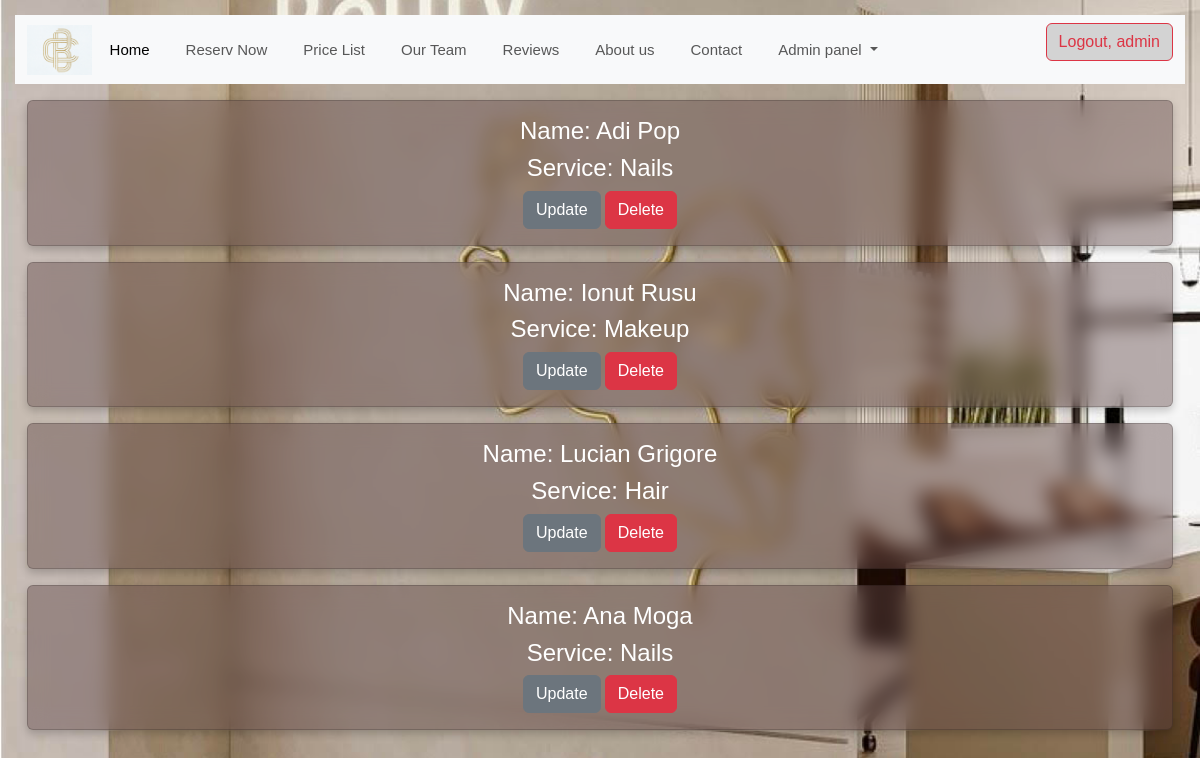
Page /stylist-service-list/ (signed in) on the committed database.
### reservation/models.py (models this page shows, shortened)
class StylistService(models.Model):
    stylist = models.ForeignKey(Stylist, on_delete=models.CASCADE)
    service = models.ForeignKey(Service, on_delete=models.CASCADE)

class Stylist(models.Model):
    name = models.CharField(max_length=255)
    email = models.EmailField(max_length=50)
    description = models.TextField()
    active = models.BooleanField(default=True)
    profile = models.ImageField(null=True, blank=True, upload_to="stylist_profile/")
    def __str__(self):
        return self.name

class Service(models.Model):
    name = models.CharField(max_length=255)
    duration = models.DurationField()
    price = models.DecimalField(max_digits=10, decimal_places=2)
    def __str__(self):
        return self.name

### reservation/views.py (the view)
# urls.py: path('stylist-service-list/', views.StylistServiceListView.as_view(), name='stylist_service_list'),
class StylistServiceListView(ListView, LoginRequiredMixin, PermissionRequiredMixin, ):
    template_name = 'stylist/stylist_service_list.html'
    model = StylistService
    context_object_name = 'all_stylist_services'
    permission_required = "stylist.view_stylist_service_list"

### templates/stylist/stylist_service_list.html (shortened to what this page needs)
{% extends 'base.html' %}
{% load static %}
{% block content %}
    <div class='container-fluid' >
        <div class="row text-center" >
            {% for stylist in all_stylist_services %}
                <div class="col-md-12 gy-3" >
                    <div class="card" style="background-color: rgb(95 71 71 /43%)">
                        <div class="card-body">
                            <h4 class="card-text">Name: {{ stylist.stylist}} </h4>
                            <h4 class="card-text">Service: {{ stylist.service }} </h4>
                             <div class="dropdown text-center">
                                <a href="{% url "update_stylist_service" stylist.id %}" class="btn btn-secondary">Update</a>
                                <a href="{% url "delete_stylist_service" stylist.id %}" class="btn btn-danger">Delete</a>
                                </div>
                        </div>
                    </div>
                </div>
            {% endfor %}
        </div>
    </div>
{% endblock %}

### templates/navbar.html (shortened to what this page needs)
{% load static %}
<nav class="navbar navbar-expand-lg bg-body-tertiary">
    <div class="container-fluid">
        <a class="nav-logo" href="{% url 'home_page' %}">
            <div class="row">
                <img src="{% static 'images/logo.png' %}" alt="no image" height="50px">
            </div>
        </a>
        <div class="collapse navbar-collapse" id="navbarSupportedContent">
            <ul class="navbar-nav me-auto mb-2 mb-lg-0">
                <li class="nav-item">
                    <a class="nav-link active" aria-current="page" href="{% url "home_page" %}">Home</a>
                </li>
                <li class="nav-item">
                    <a class="nav-link" href="{% url 'create_reservation' %}" role="button">
                        Reserv Now
                    </a>
                </li>
                <li class="nav-item">
                    <a class="nav-link" href="{% url 'services_list' %}" role="button">
                        Price List
                    </a>
                </li>
                <li class="nav-item">
                    <a class="nav-link" href="{% url "stylist_list" %}" role="button">
                        Our Team
                    </a>
                </li>
                <li class="nav-item">
                    <a class="nav-link" href="{% url 'reviews_list' %}" role="button">
                        Reviews
                    </a>
                </li>
                <li class="nav-item">
                    <a class="nav-link" href="{% url 'about_us' %}" role="button">
                        About us
                    </a>
                </li>
                <li class="nav-item">
                    <a class="nav-link" href="{% url 'contact_us' %}" role="button">
                        Contact
                    </a>
                </li>
                {% if user.is_superuser %}
                    <li class="nav-item dropdown">
                        <a class="nav-link dropdown-toggle" href="#" role="button" data-bs-toggle="dropdown"
                           aria-expanded="false">
                            Admin panel
                        </a>
                    </li>
                {% endif %}
            </ul>
            <div>
                {% if user.is_authenticated %}
                    <form method="post" action="{% url 'logout' %}">
                        <button type="submit" class="btn btn-outline-danger"
                                style="background-color: lightgrey ">
                            Logout, {{ user.username }}
                        </button>
                    </form>
                {% else %}
                    <a href="{% url 'login' %}" class="btn btn-outline-primary">Login</a>
                    <a href="{% url 'create_user' %}" class="btn btn-outline-secondary"
                       style="margin-right: 5px">Signup</a>
                {% endif %}
            </div>
        </div>
    </div>
</nav>

### static/css/my_style.css (style rules this page uses)
body { font-family: Arial, sans-serif; line-height: 1.6; margin: 0; padding: 0; background-color: #f4f4f4; }
nav ul { list-style: none; padding: 0; }
nav ul li { display: inline; margin: 0 10px; }
nav ul li a { color: #ffffff; text-decoration: none; }

### rows in the picture
StylistService: stylist "Adi Pop", service "Nails"
StylistService: stylist "Ionut Rusu", service "Makeup"
StylistService: stylist "Lucian Grigore", service "Hair"
StylistService: stylist "Ana Moga", service "Nails"

### other values in the picture
{{ user.username }} "admin"
